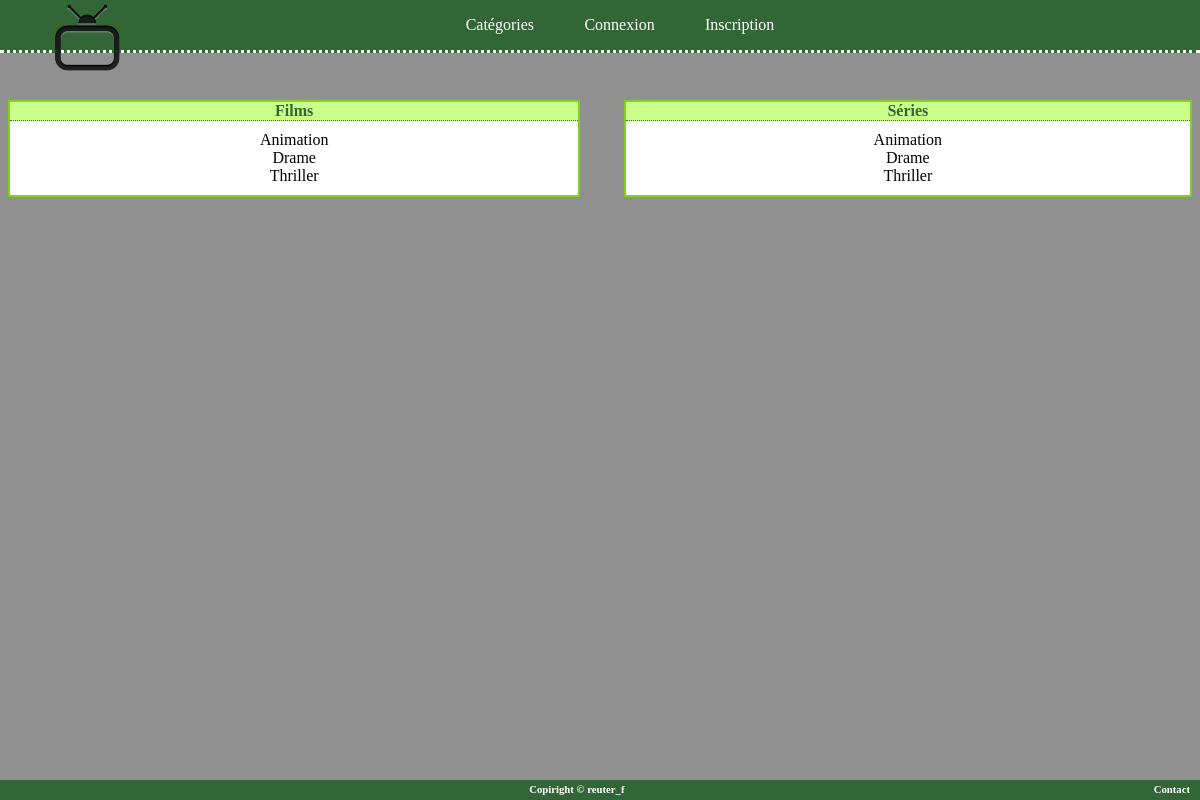
/categories.php, run on the app's committed database.
### tables this page shows
CREATE TABLE Genre
(
ID INT(6) PRIMARY KEY NULL AUTO_INCREMENT,
Nom VARCHAR(100) NOT NULL
);

### categories.php (the view, shortened to what this page needs)
<html>
   <head>
           <link rel="stylesheet" href="Sources/Styles/categories.css" />
        </head>
        <body>
           <header>
     <?php require_once("header.php");?>
           </header>
<?php
   $row = $pdo->query("SELECT * FROM Genre");
$tab_infos = $row->fetchAll();
$i = 0;
$size = count($tab_infos); ?>
<div class="films">
           <div class="title">
             Films
           </div>
           <div class="content">
  <?php
  while ($i < $size){
$url = 'genres.php?id=1' . $tab_infos[$i]['ID'];
echo '<a href="' . $url . '">' . $tab_infos[$i]['Nom'] . '</a><br>';
$i = $i + 1;
} ?>
            </div>
         </div>
  <div class="series">
             <div class="title">
               Séries
             </div>
             <div class="content">
    <?php
  $i = 0;
  while ($i < $size){
$url = 'genres.php?id=2' . $tab_infos[$i]['ID'];
echo '<a href="' . $url . '">' . $tab_infos[$i]['Nom'] . '</a><br>';
$i = $i + 1;
} ?>
              </div>
           </div>
           <footer>
              <h6>Copiright &copy reuter_f <a href="contact.php">Contact</a></h6>
           </footer>
        </body>
     </html>

### Sources/Styles/categories.css (style rules this page uses)
.title { background-color: #CBFF8C; text-align: center; color: #326637; border-style: none none dotted none; border-color: #326637; border-width: 1px; font-weight: bold; }
.films { float: left; width:48%; background-color: white; //margin: 0% 10% 0% 10%; min-width: 5%; border-style: solid; border-color: #80D11E; border-width: 2px; margin-bottom: 25px; }
.series { background-color: white; //margin: 0% 10% 0% 10%; min-width: 5%; border-style: solid; border-color: #80D11E; border-width: 2px; margin-bottom: 25px; margin-left:52%; }
.content { padding-top:10px; padding-bottom: 10px; text-align: center; }
.films a { color: black; }
.series a { color: black; }

### Sources/Styles/header.css (style rules this page uses)
a { text-decoration:none; color: white; }
body { margin-top: 100px; background-color: #909090; margin-bottom: 30px; }
footer { max-height: 20px; position: fixed; bottom: 0%; left: 0px; width: 100%; clear: both; text-align: center; color: white; background-color: #326637; }
footer a { float: right; margin-right: 10px; }
footer h6 { margin-top: 3px; }

### data on the page
genre: Nom "Animation"
genre: Nom "Drame"
genre: Nom "Thriller"
